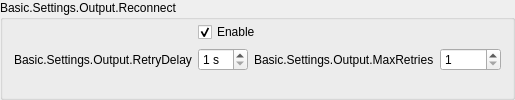
                 <widget class="QGroupBox" name="groupBox_7">
                  <property name="title">
                   <string>Basic.Settings.Output.Reconnect</string>
                  </property>
                  <layout class="QFormLayout" name="formLayout_19">
                   <property name="fieldGrowthPolicy">
                    <enum>QFormLayout::FieldGrowthPolicy::AllNonFixedFieldsGrow</enum>
                   </property>
                   <property name="labelAlignment">
                    <set>Qt::AlignmentFlag::AlignRight|Qt::AlignmentFlag::AlignTrailing|Qt::AlignmentFlag::AlignVCenter</set>
                   </property>
                   <property name="topMargin">
                    <number>2</number>
                   </property>
                   <item row="0" column="1">
                    <widget class="QCheckBox" name="reconnectEnable">
                     <property name="text">
                      <string>Enable</string>
                     </property>
                     <property name="checked">
                      <bool>true</bool>
                     </property>
                    </widget>
                   </item>
                   <item row="1" column="1">
                    <layout class="QHBoxLayout" name="horizontalLayout_19">
                     <property name="leftMargin">
                      <number>0</number>
                     </property>
                     <property name="topMargin">
                      <number>0</number>
                     </property>
                     <property name="rightMargin">
                      <number>0</number>
                     </property>
                     <property name="bottomMargin">
                      <number>0</number>
                     </property>
                     <item>
                      <widget class="QSpinBox" name="reconnectRetryDelay">
                       <property name="suffix">
                        <string> s</string>
                       </property>
                       <property name="minimum">
                        <number>1</number>
                       </property>
                       <property name="maximum">
                        <number>30</number>
                       </property>
                      </widget>
                     </item>
                     <item>
                      <widget class="QLabel" name="label_22">
                       <property name="sizePolicy">
                        <sizepolicy hsizetype="Maximum" vsizetype="Preferred">
                         <horstretch>0</horstretch>
                         <verstretch>0</verstretch>
                        </sizepolicy>
                       </property>
                       <property name="text">
                        <string>Basic.Settings.Output.MaxRetries</string>
                       </property>
                       <property name="buddy">
                        <cstring>reconnectMaxRetries</cstring>
                       </property>
                      </widget>
                     </item>
                     <item>
                      <widget class="QSpinBox" name="reconnectMaxRetries">
                       <property name="minimum">
                        <number>1</number>
                       </property>
                       <property name="maximum">
                        <number>10000</number>
                       </property>
                      </widget>
                     </item>
                    </layout>
                   </item>
                   <item row="1" column="0">
                    <widget class="QLabel" name="label_17">
                     <property name="text">
                      <string>Basic.Settings.Output.RetryDelay</string>
                     </property>
                     <property name="buddy">
                      <cstring>reconnectRetryDelay</cstring>
                     </property>
                    </widget>
                   </item>
                   <item row="0" column="0">
                    <spacer name="horizontalSpacer_8">
                     <property name="orientation">
                      <enum>Qt::Orientation::Horizontal</enum>
                     </property>
                     <property name="sizeHint" stdset="0">
                      <size>
                       <width>170</width>
                       <height>20</height>
                      </size>
                     </property>
                    </spacer>
                   </item>
                  </layout>
                 </widget>
